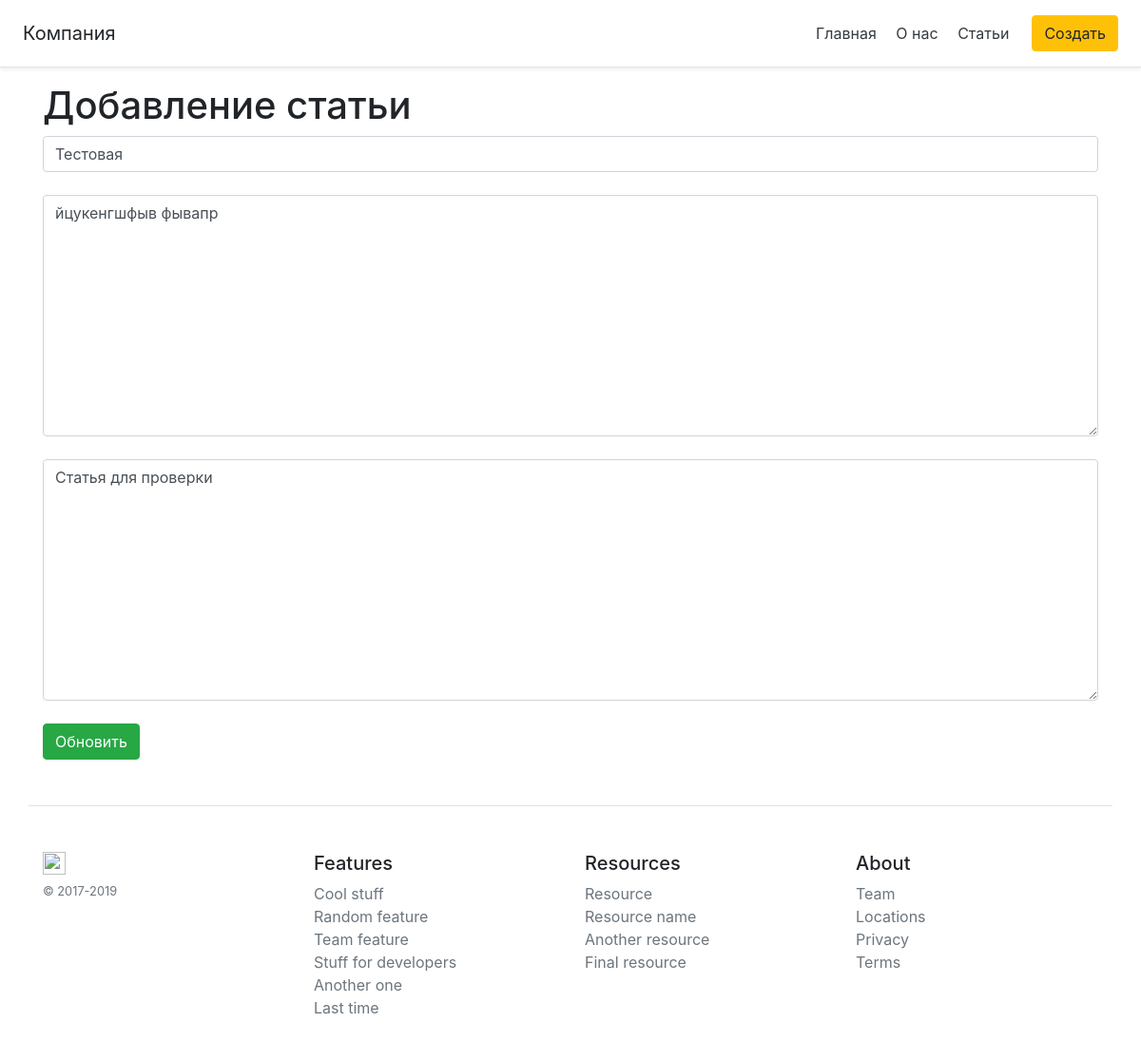
The app's page /posts/1/update with its own data.
### app.py (models this page shows, shortened)
class Articles(db.Model):
    id = db.Column(db.Integer, primary_key=True)
    title = db.Column(db.String(100), nullable=False)
    intro = db.Column(db.String(300), nullable=False)
    text = db.Column(db.Text, nullable=False)
    date = db.Column(db.DateTime, default=datetime.utcnow)

### app.py (the view)
@app.route("/posts/<int:id>/update", methods=['POST', 'GET'])
def post_update(id):
    article = Articles.query.get(id)
    if request.method == "POST":
        article.title = request.form["title"]
        article.intro = request.form["intro"]
        article.text = request.form["text"]
        try:
            db.session.commit()
            return redirect("/posts")
        except:
            return "Случилась ошибка при редактировании"
    else:
        return render_template("post_update.html", article=article)

### templates/post_update.html (shortened to what this page needs)
{% extends 'base.html'%}
{% block body %}
<div class="container">
    <h1>Добавление статьи</h1>
    <form method="post">
        <input type="text" name="title" id="title" class="form-control" value="{{ article.title }}" placeholder="Название"><br>
        <textarea name="intro" id="intro" class="form-control" cols="30" rows="10" placeholder="Анонс">{{ article.intro }}</textarea><br>
        <textarea name="text" id="text" class="form-control" cols="30" rows="10" placeholder="Текст статьи">{{ article.text }}</textarea><br>
        <input type="submit" class="btn btn-success" value="Обновить">
    </form>
</div>
{% endblock %}

### records on screen
Articles: title "Тестовая", intro "йцукенгшфыв фывапр", text "Статья для проверки"
